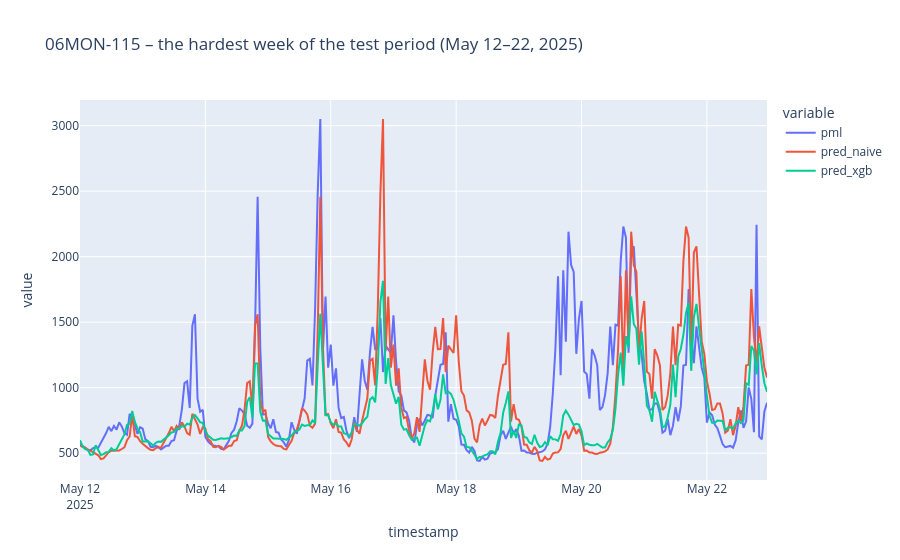

Notebook code for this chart:
### Markdown cell above
Mean error increases as the prices rise, we have already noticed how this model behaves better during flat hours. The forecast is most reliable when it’s cheap and least reliable when it’s expensive. 
Will create a chart to visualize valus, naive prediction and xgb behavior

### Code cell
window = one[(one["timestamp"] >= "2025-05-12") & (one["timestamp"] < "2025-05-23")]
px.line(window, x="timestamp", y=[TARGET, "pred_naive", "pred_xgb"],
        title="06MON-115 – the hardest week of the test period (May 12–22, 2025)")

### Figure 1 — Plotly figure (JSON) as saved in the notebook; plotly's stock layout.template omitted (floating-point values rounded to 4 significant figures; data arrays with more than 128 entries replaced by an {"elided": "..."} marker saying what was removed)
{"data": [{"hovertemplate": "variable=pml<br>timestamp=%{x}<br>value=%{y}<extra></extra>", "legendgroup": "pml", "line": {"color": "#636efa", "dash": "solid"}, "marker": {"symbol": "circle"}, "mode": "lines", "name": "pml", "orientation": "v", "showlegend": true, "type": "scatter", "x": {"elided": "264 str values"}, "xaxis": "x", "y": {"elided": "264 float values"}, "yaxis": "y"}, {"hovertemplate": "variable=pred_naive<br>timestamp=%{x}<br>value=%{y}<extra></extra>", "legendgroup": "pred_naive", "line": {"color": "#EF553B", "dash": "solid"}, "marker": {"symbol": "circle"}, "mode": "lines", "name": "pred_naive", "orientation": "v", "showlegend": true, "type": "scatter", "x": {"elided": "264 str values"}, "xaxis": "x", "y": {"elided": "264 float values"}, "yaxis": "y"}, {"hovertemplate": "variable=pred_xgb<br>timestamp=%{x}<br>value=%{y}<extra></extra>", "legendgroup": "pred_xgb", "line": {"color": "#00cc96", "dash": "solid"}, "marker": {"symbol": "circle"}, "mode": "lines", "name": "pred_xgb", "orientation": "v", "showlegend": true, "type": "scatter", "x": {"elided": "264 str values"}, "xaxis": "x", "y": {"elided": "264 float values"}, "yaxis": "y"}], "layout": {"legend": {"title": {"text": "variable"}, "tracegroupgap": 0}, "title": {"text": "06MON-115 – the hardest week of the test period (May 12–22, 2025)"}, "xaxis": {"anchor": "y", "domain": [0, 1], "title": {"text": "timestamp"}}, "yaxis": {"anchor": "x", "domain": [0, 1], "title": {"text": "value"}}}}
